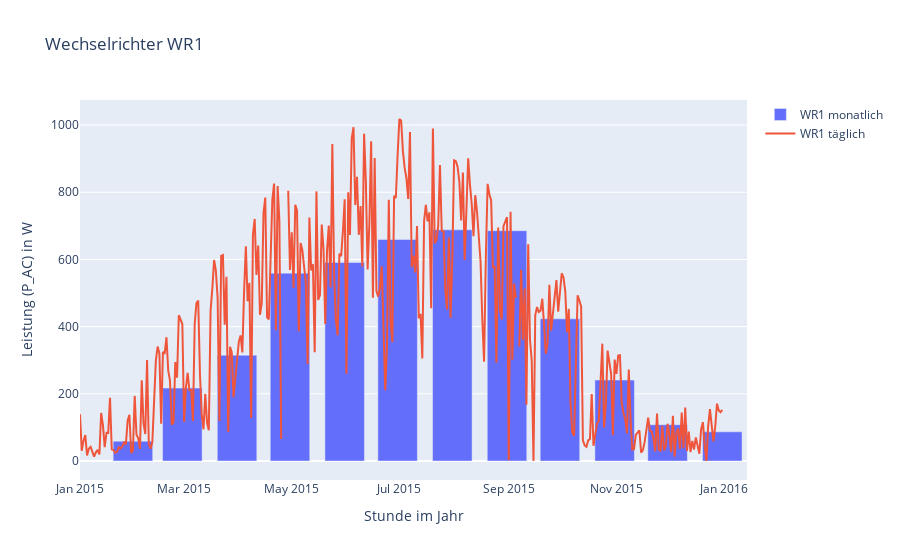

Notebook code cell kept with this figure:
### Markdown cell above
### One WR

### Code cell
# Interactive plot
sns.set_style('ticks')
trace_line = go.Scatter(x=df_reD.index.tolist(), 
                        y=df_reD['wr1_p_ac'].tolist(), 
                        name='WR1 täglich', line=dict(), mode='lines')
trace_bar = go.Bar(x=df_reM.index.tolist(), 
                   y=df_reM['wr1_p_ac'].tolist(), 
                   name='WR1 monatlich', marker=dict())
layout = go.Layout(
    title='Wechselrichter WR1',
    yaxis=dict(title=''.join(info_dict['Y-Axis'])),
    xaxis=dict(title=''.join(info_dict['X-Axis']))
)
ifig = go.Figure(data=[trace_bar, trace_line], layout=layout)
pltly.iplot(ifig)

### Figure 1 — Plotly figure (JSON) as saved in the notebook; plotly's stock layout.template omitted (floating-point values rounded to 4 significant figures; data arrays with more than 128 entries replaced by an {"elided": "..."} marker saying what was removed)
{"data": [{"name": "WR1 monatlich", "type": "bar", "x": ["2015-01-31T00:00:00", "2015-02-28T00:00:00", "2015-03-31T00:00:00", "2015-04-30T00:00:00", "2015-05-31T00:00:00", "2015-06-30T00:00:00", "2015-07-31T00:00:00", "2015-08-31T00:00:00", "2015-09-30T00:00:00", "2015-10-31T00:00:00", "2015-11-30T00:00:00", "2015-12-31T00:00:00"], "y": [58.9, 217.0, 314.8, 559.1, 590.9, 659.3, 688.0, 685.6, 423.1, 240.9, 108.0, 86.81]}, {"mode": "lines", "name": "WR1 täglich", "type": "scatter", "x": {"elided": "365 str values"}, "y": {"elided": "365 float values"}}], "layout": {"title": {"text": "Wechselrichter WR1"}, "xaxis": {"title": {"text": "Stunde im Jahr"}}, "yaxis": {"title": {"text": "Leistung (P_AC) in W"}}}}
